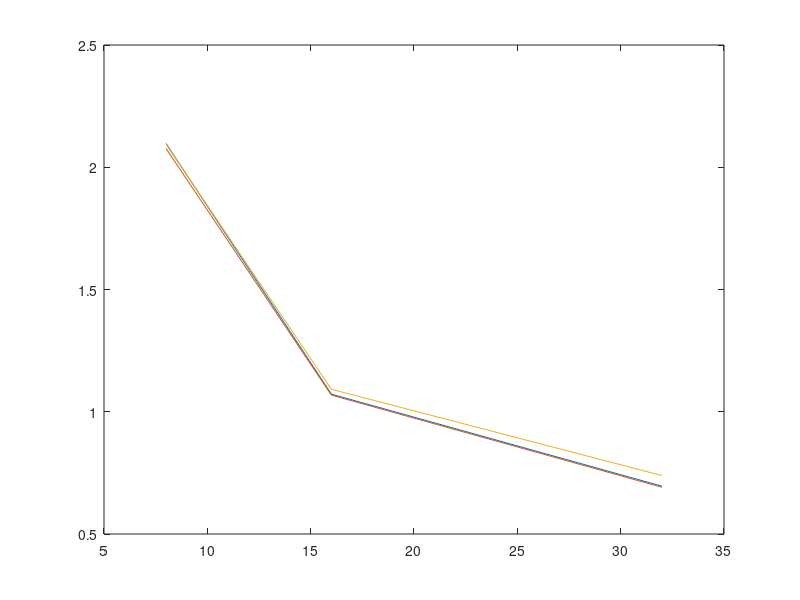

MATLAB code for this plot:
clear all
close all

% Result from bucketsort 1.000 100.000.000
% for 8 16 32 threads
method1_1k = [2.0973 1.0721 0.6956];
method2_1k = [2.0771 1.0682 0.6911];
method3_1k = [2.0943 1.0920 0.7391];

% 1.000 threads all the time
method4_1k = 1.1225;

% Result from bucketsort 10.000 100.000.000
% for 8 16 32 threads
method1_10k = [1.7037 0.8651 0.5064];
method2_10k = [1.7020 0.8711 0.5882];
method3_10k = [1.6898 0.8537 0.4959];

% method 4 did not work for 10.000

threads = [8 16 32];

plot(threads, method1_1k, threads, method2_1k, threads, method3_1k)


t10k = [0.48145
0.48225
0.48372
0.48391
0.48393
0.48440
0.48479
0.48489
0.48503
0.48517
0.48553
0.48555
0.48557
0.48582
0.48593
0.48595
0.48622
0.48633
0.48657
0.48672
0.48693
0.48703
0.48713
0.48734
0.48737
0.48739
0.48760
0.48769
0.48785
0.48867
0.48868
0.48875];

t1k = [0.66396
0.66873
0.67020
0.67103
0.67774
0.67836
0.68109
0.68642
0.68898
0.69468
0.69936
0.70269
0.70704
0.70723
0.70810
0.71120
0.71149
0.71178
0.71182
0.71411
0.71850
0.72151
0.72463
0.72549
0.72707
0.72821
0.72886
0.73366
0.73595
0.73687
0.73706
0.73712];

var1 = ( max(t1k) - min(t1k) ) / max(t1k)
var2 = ( max(t10k) - min(t10k) ) / max(t10k)











